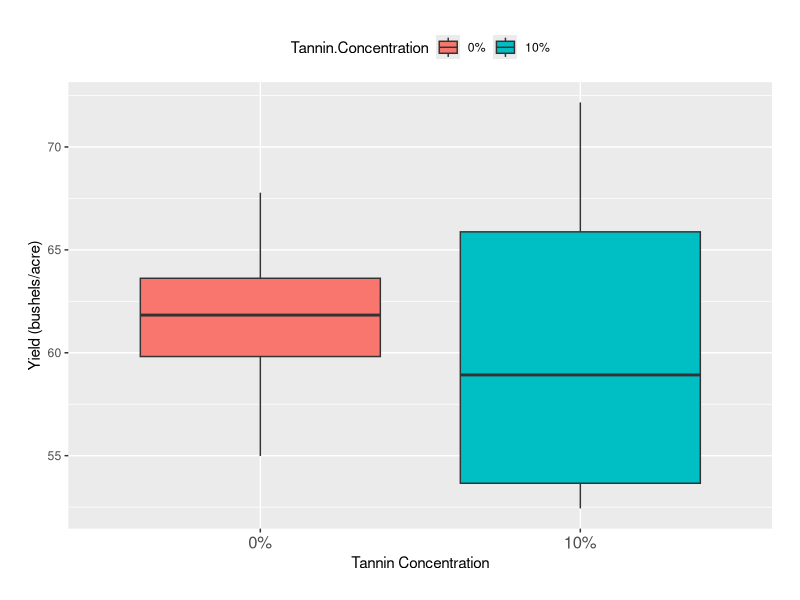

This chart was generated by the following R code: (Note: this script raises an error after producing the figure.)
## ---- chunk 1
#| echo: true
#| include: false
library(tidyverse)
library(glmmTMB)
library(ggplot2)
## ---- chunk 2
# Read the data
yield_data <- read.csv("yield_data.csv", header=TRUE)
## ---- chunk 3
yield_data
## ---- chunk 4
ggplot(yield_data, aes(x = Tannin.Concentration, y = Yield, fill = Tannin.Concentration)) +
  geom_boxplot() +
  labs(
    x = "Tannin Concentration",
    y = "Yield (bushels/acre)"
  ) +
  theme(
    legend.position = "top",  # Remove the legend
    plot.margin = margin(t = 20, b = 20, l = 20, r = 20),  # Add space between the figure and the edges
    strip.text = element_text(size = 12),
    axis.text.x = element_text(size = 12)
  )

## ---- chunk 5
# Linear Regression for Yield (Bushels/Acre)

mem_yield_1 <- glmmTMB(Yield ~ Tannin.Concentration, data = yield_data)

mem_yield_2 <- glmmTMB(Yield ~ Tannin.Concentration + Plot, data = yield_data) # Plot main effect

mem_yield_3 <- glmmTMB(Yield ~ Tannin.Concentration + (1 | Plot), data = yield_data) # Plot random effect
## ---- chunk 6
# Compare models using likelihood ratio test
anova(mem_yield_1, mem_yield_2, mem_yield_3)
## ---- chunk 7
AIC(mem_yield_1, mem_yield_2, mem_yield_3)
## ---- chunk 8
summary(lm_yield_2)
